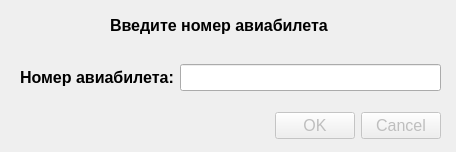
<?xml version="1.0" encoding="UTF-8"?>
<ui version="4.0">
 <class>NumTicketDialog</class>
 <widget class="QDialog" name="NumTicketDialog">
  <property name="geometry">
   <rect>
    <x>0</x>
    <y>0</y>
    <width>456</width>
    <height>152</height>
   </rect>
  </property>
  <property name="font">
   <font>
    <pointsize>12</pointsize>
   </font>
  </property>
  <property name="windowTitle">
   <string>Номер авиабилета</string>
  </property>
  <widget class="QDialogButtonBox" name="buttonBox">
   <property name="enabled">
    <bool>false</bool>
   </property>
   <property name="geometry">
    <rect>
     <x>100</x>
     <y>110</y>
     <width>341</width>
     <height>32</height>
    </rect>
   </property>
   <property name="font">
    <font>
     <pointsize>12</pointsize>
    </font>
   </property>
   <property name="orientation">
    <enum>Qt::Orientation::Horizontal</enum>
   </property>
   <property name="standardButtons">
    <set>QDialogButtonBox::StandardButton::Cancel|QDialogButtonBox::StandardButton::Ok</set>
   </property>
  </widget>
  <widget class="QLabel" name="title_label">
   <property name="geometry">
    <rect>
     <x>110</x>
     <y>10</y>
     <width>271</width>
     <height>31</height>
    </rect>
   </property>
   <property name="font">
    <font>
     <pointsize>12</pointsize>
     <bold>true</bold>
    </font>
   </property>
   <property name="text">
    <string>Введите номер авиабилета</string>
   </property>
  </widget>
  <widget class="QWidget" name="layoutWidget">
   <property name="geometry">
    <rect>
     <x>20</x>
     <y>60</y>
     <width>421</width>
     <height>35</height>
    </rect>
   </property>
   <layout class="QHBoxLayout" name="horizontalLayout_2">
    <item>
     <widget class="QLabel" name="num_ticket_label">
      <property name="font">
       <font>
        <pointsize>12</pointsize>
        <bold>true</bold>
       </font>
      </property>
      <property name="text">
       <string>Номер авиабилета:</string>
      </property>
     </widget>
    </item>
    <item>
     <widget class="QLineEdit" name="num_ticket_edit">
      <property name="font">
       <font>
        <pointsize>12</pointsize>
       </font>
      </property>
     </widget>
    </item>
   </layout>
  </widget>
 </widget>
 <resources/>
 <connections/>
</ui>
